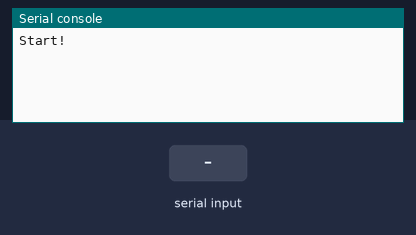
Simulated run of this program. Board: MicroPython board. On the bench: the last lines printed to the serial console. The inputs (shaded band) are chosen by the test bench.

Above: at 1.2 s.
1.3 s: "1" received over the second serial link
At 1.8 s:
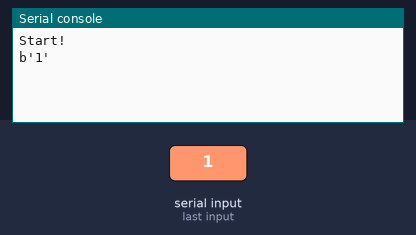
2.8 s: "0" received over the second serial link
At 4.0 s:
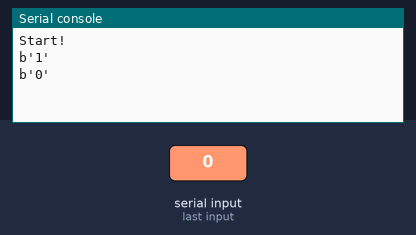
4.3 s: "2" received over the second serial link
At 5.4 s:
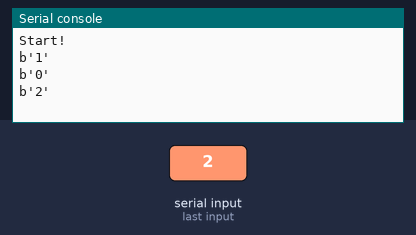

Measured:
- after the input at 1.3 s, the serial console: prints a new line at once (image 1)
- after the input at 2.8 s, the serial console: prints a new line at once (image 2)
- after the input at 4.3 s, the serial console: prints a new line at once (image 3)

The program:

UARTtest.py
```python
from machine import Pin, I2C, UART
import time

# UART初期化
# UART番号とボーレートの設定
uart = UART(0, 115200)

print("Start!")
while True:
    while uart.any():
        buf = uart.read(1)
        print(buf)

    time.sleep_ms(100)


print("ALL DONE")
```
